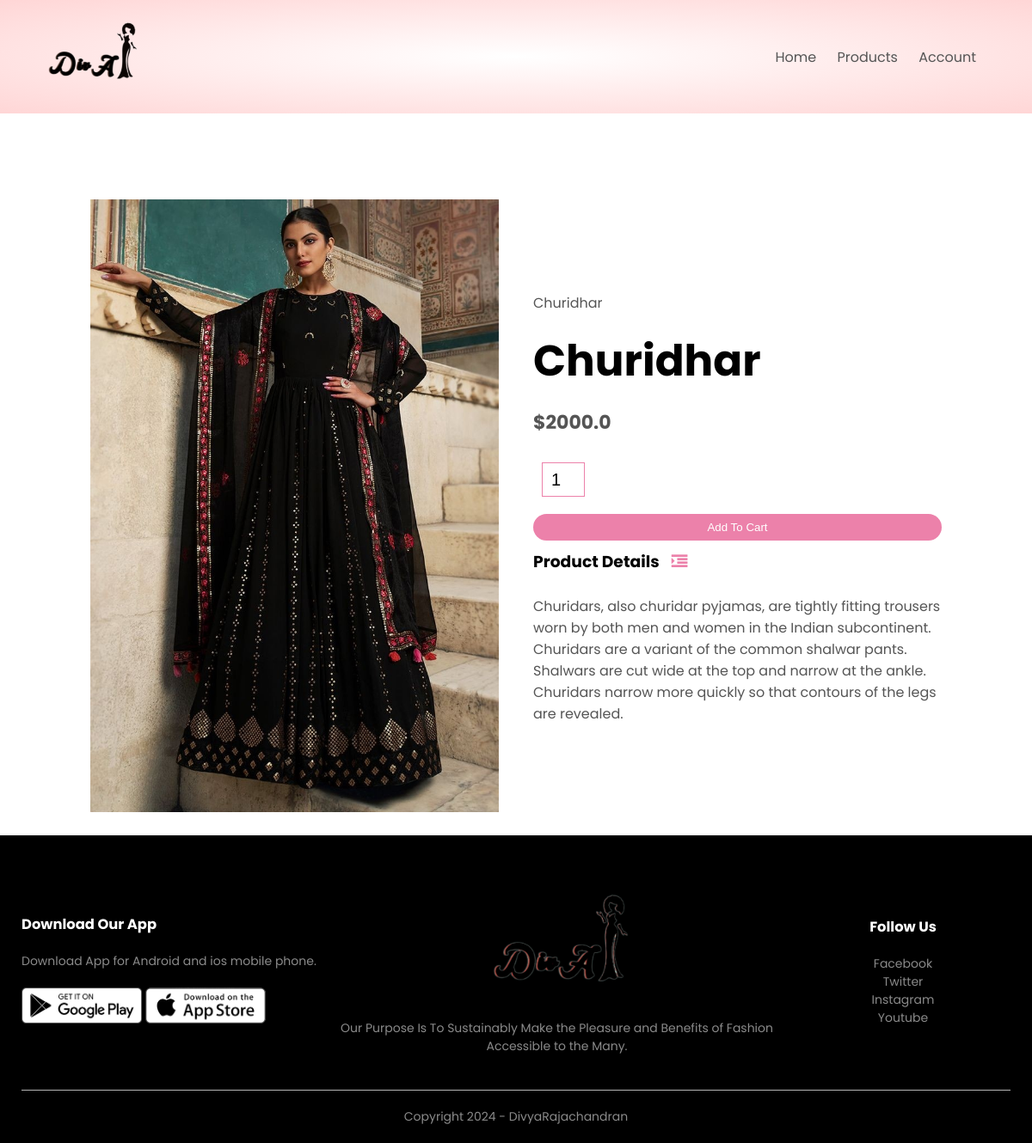
/product_details/19, run on the app's committed database.
### products/models.py (models this page shows, shortened)
class Product(models.Model):
    LIVE=1
    DELETE=0
    DELETE_CHOICES=((LIVE,'Live'),(DELETE,'Delete'))
    title=models.CharField(max_length=200)
    price=models.FloatField()
    description=models.TextField()
    image=models.ImageField(upload_to='media/')
    priority=models.IntegerField(default=0)
    delete_status=models.IntegerField(choices=DELETE_CHOICES,default=LIVE)
    Created_at=models.DateTimeField(auto_now_add=True)
    updated_at=models.DateTimeField(auto_now=True)

### products/views.py (the view)
# urls.py: path('product_details/<pk>',views.detail_products,name='detail_product'),
def detail_products(request,pk):
    product=Product.objects.get(pk=pk)
    context={'product':product}
    return render(request,'product_detail.html',context)

### templates/product_detail.html
{% extends 'blank_layout.html'%}
{% block content %}
{% include 'product_description.html'%}
{% endblock content %}

### templates/product_description.html (shortened to what this page needs)
{% load static %}
<div class="small-container single-product">
    <div class="row">
        <div class="col-2">
            <img src="{{product.image.url }}" width="100%" id="ProductImg">
        </div>
        <div class="col-2">
            <p>{{ product.title }}</p>
            <h1>{{ product.title }}</h1>
            <h4>${{ product.price }}</h4>
            <form method="post" action="{% url 'add_to_cart' %}" enctype="multipart/form-data">
            <input type="number" name="quantity" value="1">
            <button type="submit" class="btn">Add To Cart</button>
        </form>
            <h3>Product Details <i class="fa fa-indent"></i></h3>
            <br>
            <p>{{ product.description }}</p>
        </div>
    </div>
</div>

### static/css/style.css (style rules this page uses)
* { margin: 0; padding: 0; box-sizing: border-box; }
body { font-family: 'Poppins', sans-serif; }
p { color: #555; }
.row { display: flex; align-items: center; flex-wrap: wrap; justify-content: space-around; }
.col-2 { flex-basis: 50%; min-width: 300px; }
.col-2 img { max-width: 100%; padding: 50px 0; }
.col-2 h1 { font-size: 50px; line-height: 60px; margin: 25px 0; }
.btn { display: inline-block; background: #ec81aa; color: white; padding: 8px 30px; margin: 30px 0; border-radius: 30px; transition: background 0.5s; }
.small-container { max-width: 1080px; margin: auto; padding-left: 25px; padding-right: 25px; }
h4 { color: #555; font-weight: normal; }
.single-product { margin-top: 80px; }
.single-product .col-2 img { padding: 0; }
.single-product .col-2 { padding: 20px; }
.single-product h4 { margin: 20px 0; font-size: 22px; font-weight: bold; }
.single-product input { width: 50px; height: 40px; padding-left: 10px; font-size: 20px; margin-left: 10px; border: 1px solid #ec81aa; margin-right: 10px; }
.single-product .fa { color: #ec81aa; margin-left: 10px; }
form input { width: 100%; height: 30px; margin: 10px 0; padding: 0 10px; border: 1px solid #ccc; }
form .btn { width: 100%; border: none; cursor: pointer; margin: 10px 0; }

### data on the page
Product: image (picture), title "Churidhar", price "2000.0", description "Churidars, also churidar pyjamas, are tightly fitting trousers worn by both men and women in the Indian subcontinent. Churidars are a variant of the common shalwar pants. Shalwars are cut wide at the top and narrow at the ankle. Churidars narrow more quickly so that contours of the legs are revealed."
